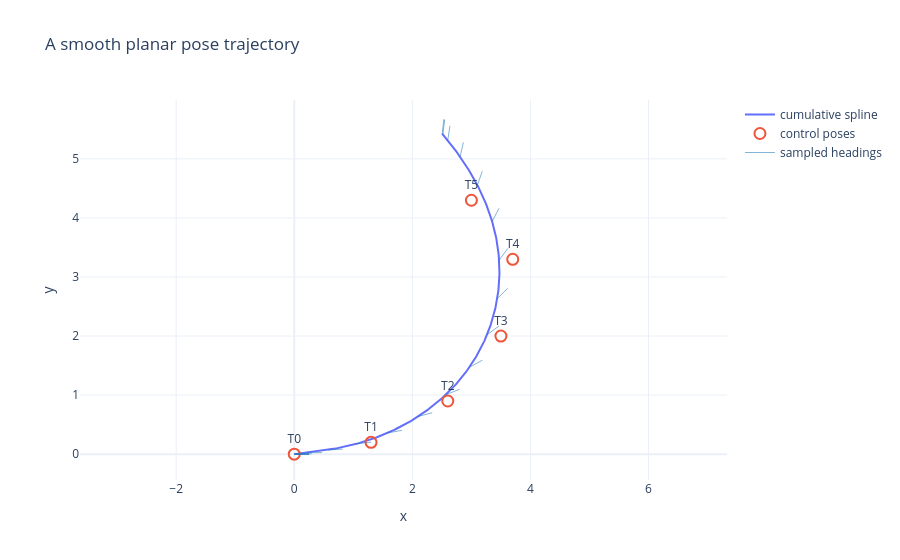

This figure's notebook cell:
### Code cell
path_figure = go.Figure()
path_figure.add_scatter(
    x=trajectory_x,
    y=trajectory_y,
    mode="lines",
    name="cumulative spline",
    customdata=np.column_stack((sample_times, trajectory_theta)),
    hovertemplate="t=%{customdata[0]:.2f}<br>x=%{x:.2f}<br>y=%{y:.2f}<br>theta=%{customdata[1]:.2f}<extra></extra>",
)
path_figure.add_scatter(
    x=[pose.x() for pose in control_poses],
    y=[pose.y() for pose in control_poses],
    mode="markers+text",
    text=[f"T{i}" for i in range(len(control_poses))],
    textposition="top center",
    marker={"size": 11, "symbol": "circle-open", "line": {"width": 2}},
    name="control poses",
)

heading_x, heading_y = [], []
for pose in trajectory[::25]:
    heading_x.extend([pose.x(), pose.x() + 0.25 * np.cos(pose.theta()), None])
    heading_y.extend([pose.y(), pose.y() + 0.25 * np.sin(pose.theta()), None])
path_figure.add_scatter(
    x=heading_x, y=heading_y, mode="lines", name="sampled headings",
    line={"color": "rgba(31, 119, 180, 0.55)", "width": 1},
    hoverinfo="skip",
)
path_figure.update_layout(
    title="A smooth planar pose trajectory",
    xaxis_title="x",
    yaxis_title="y",
    yaxis={"scaleanchor": "x", "scaleratio": 1},
    template="plotly_white",
)
path_figure.show()

### Figure 1 — Plotly figure (JSON) as saved in the notebook; plotly's stock layout.template omitted (floating-point values rounded to 4 significant figures; data arrays with more than 128 entries replaced by an {"elided": "..."} marker saying what was removed)
{"data": [{"customdata": {"elided": "501x2 float values"}, "hovertemplate": "t=%{customdata[0]:.2f}<br>x=%{x:.2f}<br>y=%{y:.2f}<br>theta=%{customdata[1]:.2f}<extra></extra>", "mode": "lines", "name": "cumulative spline", "type": "scatter", "x": {"elided": "501 float values"}, "y": {"elided": "501 float values"}}, {"marker": {"line": {"width": 2}, "size": 11, "symbol": "circle-open"}, "mode": "markers+text", "name": "control poses", "text": ["T0", "T1", "T2", "T3", "T4", "T5"], "textposition": "top center", "type": "scatter", "x": [0.0, 1.3, 2.6, 3.5, 3.7, 3.0], "y": [0.0, 0.2, 0.9, 2.0, 3.3, 4.3]}, {"hoverinfo": "skip", "line": {"color": "rgba(31, 119, 180, 0.55)", "width": 1}, "mode": "lines", "name": "sampled headings", "type": "scatter", "x": [0.0, 0.25, null, 0.0, 0.25, null, 0.0, 0.25, null, 0.001747, 0.2517, null, 0.04717, 0.2972, null, 0.2182, 0.4681, null, 0.5709, 0.8205, null, 1.052, 1.301, null, 1.579, 1.825, null, 2.095, 2.336, null, 2.568, 2.801, null, 2.967, 3.187, null, 3.264, 3.465, null, 3.437, 3.614, null, 3.469, 3.617, null, 3.351, 3.467, null, 3.101, 3.184, null, 2.809, 2.864, null, 2.599, 2.637, null, 2.516, 2.548, null, 2.504, 2.535, null], "y": [0.0, 0.0, null, 0.0, 0.0, null, 0.0, 0.0, null, 0.0001625, 0.0002025, null, 0.004485, 0.005565, null, 0.02248, 0.02748, null, 0.07112, 0.08448, null, 0.1752, 0.2015, null, 0.3592, 0.4028, null, 0.636, 0.7011, null, 1.008, 1.098, null, 1.472, 1.591, null, 2.02, 2.168, null, 2.633, 2.809, null, 3.283, 3.485, null, 3.94, 4.162, null, 4.555, 4.791, null, 5.036, 5.28, null, 5.314, 5.561, null, 5.413, 5.662, null, 5.428, 5.676, null]}], "layout": {"title": {"text": "A smooth planar pose trajectory"}, "xaxis": {"title": {"text": "x"}}, "yaxis": {"scaleanchor": "x", "scaleratio": 1, "title": {"text": "y"}}}}
